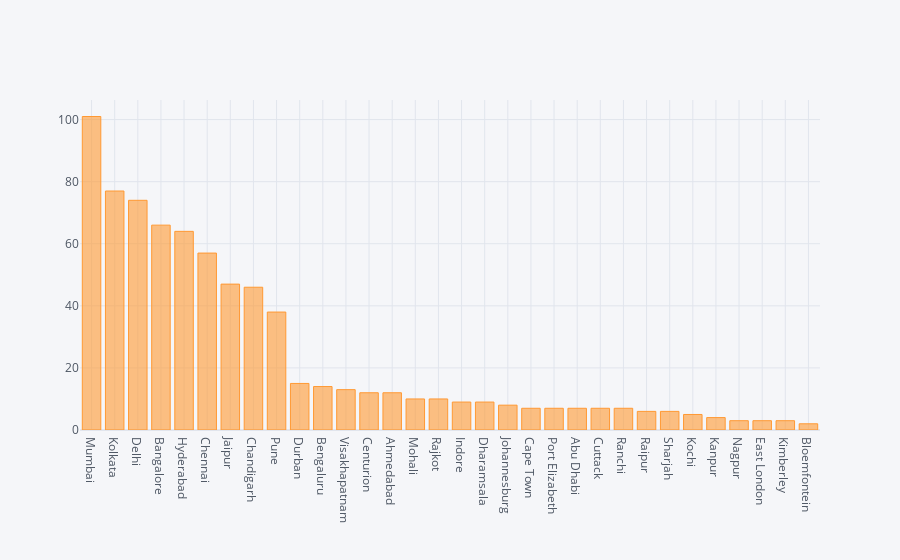

Here is the notebook cell this chart was saved with:
### Markdown cell above
### City

### Code cell
city = df['city'].value_counts()
city.iplot(kind='bar')

### Figure 1 — Plotly figure (JSON) as saved in the notebook; plotly's stock layout.template omitted (floating-point values rounded to 4 significant figures)
{"data": [{"marker": {"color": "rgba(255, 153, 51, 0.6)", "line": {"color": "rgba(255, 153, 51, 1.0)", "width": 1}}, "name": "city", "orientation": "v", "text": "", "type": "bar", "x": ["Mumbai", "Kolkata", "Delhi", "Bangalore", "Hyderabad", "Chennai", "Jaipur", "Chandigarh", "Pune", "Durban", "Bengaluru", "Visakhapatnam", "Centurion", "Ahmedabad", "Mohali", "Rajkot", "Indore", "Dharamsala", "Johannesburg", "Cape Town", "Port Elizabeth", "Abu Dhabi", "Cuttack", "Ranchi", "Raipur", "Sharjah", "Kochi", "Kanpur", "Nagpur", "East London", "Kimberley", "Bloemfontein"], "y": [101, 77, 74, 66, 64, 57, 47, 46, 38, 15, 14, 13, 12, 12, 10, 10, 9, 9, 8, 7, 7, 7, 7, 7, 6, 6, 5, 4, 3, 3, 3, 2]}], "layout": {"legend": {"bgcolor": "#F5F6F9", "font": {"color": "#4D5663"}}, "paper_bgcolor": "#F5F6F9", "plot_bgcolor": "#F5F6F9", "title": {"font": {"color": "#4D5663"}}, "xaxis": {"gridcolor": "#E1E5ED", "showgrid": true, "tickfont": {"color": "#4D5663"}, "title": {"font": {"color": "#4D5663"}, "text": ""}, "zerolinecolor": "#E1E5ED"}, "yaxis": {"gridcolor": "#E1E5ED", "showgrid": true, "tickfont": {"color": "#4D5663"}, "title": {"font": {"color": "#4D5663"}, "text": ""}, "zerolinecolor": "#E1E5ED"}}}
